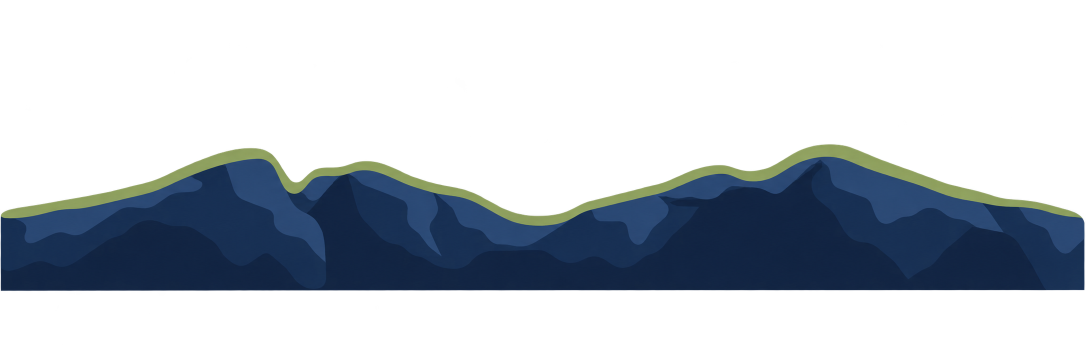
#> input picture art/act4-estuary31-v1/terrain-source.png, 2171 x 724 px (shown at 1/2 size)
$ python character-scale-balance.py --source ../../art/act4-estuary31-v1/terrain-source.png --output out.png
#> lines starting #> are read from the running program, lines starting #| are printed output that depends on the picture; after the words box and inside, x2 and y2 are one past the last pixel; in counts of white or black regions, pixels touching at a corner belong together; pictures that were not available may be replaced by others from this repository, and a replacement may not be noted
from PIL import Image
import numpy as np
from scipy.ndimage import gaussian_filter
from pathlib import Path
import argparse
parser=argparse.ArgumentParser()
parser.add_argument('--source',type=Path,required=True)
parser.add_argument('--output',type=Path,required=True)
args=parser.parse_args()
p=args.output
p.mkdir(parents=True,exist_ok=True)
a=np.asarray(Image.open(args.source).convert('RGBA'))
#> a is the input picture: shape (724, 2171, 4); mean R, G, B, A 11.1, 18.2, 25.4, 76.5
b=np.asarray(Image.open(p/'mild.png').convert('RGBA'))
s=np.asarray(Image.open(p/'strong.png').convert('RGBA'))
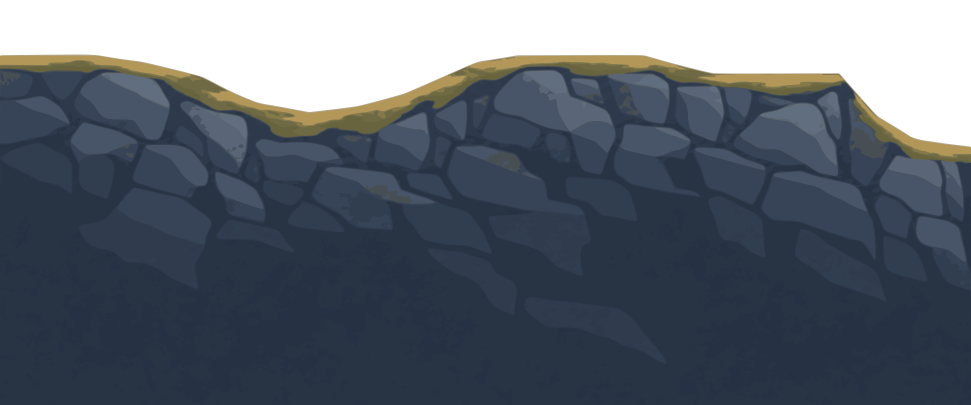
#> input picture art/stage31-vector-production/body-small-raw.png, 1942 x 809 px, given in place of strong.png, which was not available (shown at 1/2 size)
#> s is the input picture: shape (809, 1942, 4); mean R, G, B, A 92.9, 101, 112, 204.5
f=a[:,:,:3].astype(float)/255
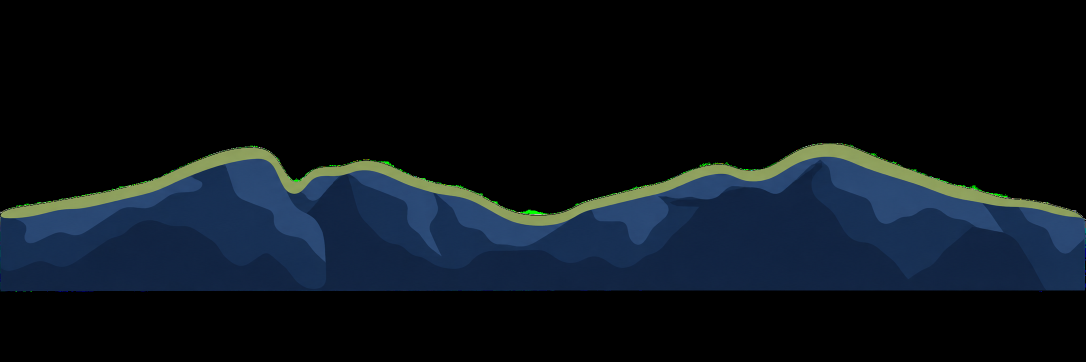
#> f: shape (724, 2171, 3) float64 (shown at 1/2 size); mean R, G, B 0.0436, 0.0712, 0.0997
# Conservative material-color proxy, not semantic segmentation.
hsv=np.asarray(Image.fromarray(a[:,:,:3]).convert('HSV')).astype(float)
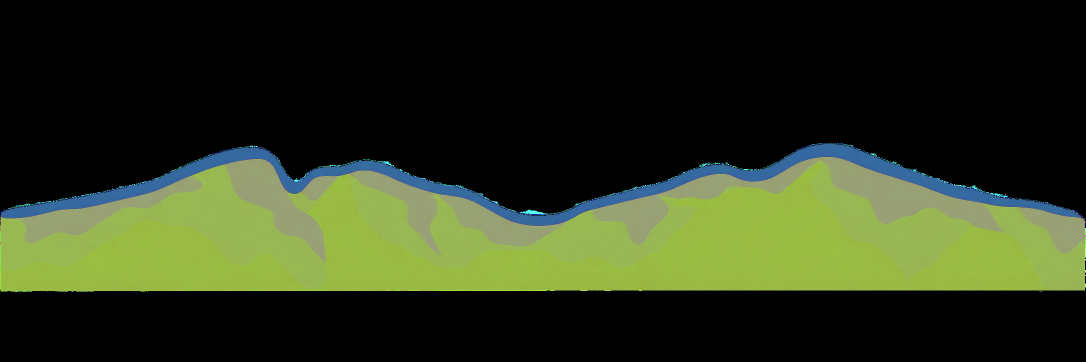
#> hsv: shape (724, 2171, 3) float64 (shown at 1/2 size); mean R, G, B 43.8, 53, 27.7
fol=(hsv[:,:,0]>38)&(hsv[:,:,0]<105)&(hsv[:,:,1]>38)
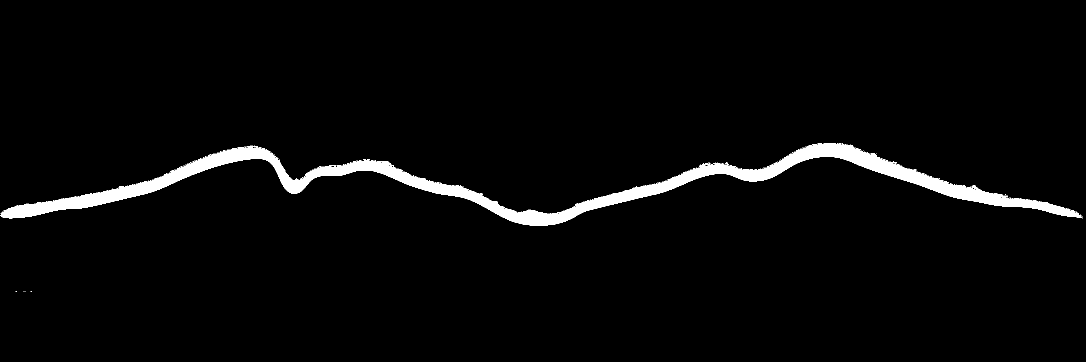
#> fol: shape (724, 2171) bool (shown at 1/2 size); 3.1% white; 117 white regions (113 under 20 px), largest, box (x1, y1, x2, y2) and area: (1, 288, 2165, 451) 48978, (493, 291, 517, 295) 44, (649, 330, 673, 333) 39, (1647, 286, 1672, 287) 25
fol=gaussian_filter(fol.astype(float),3)
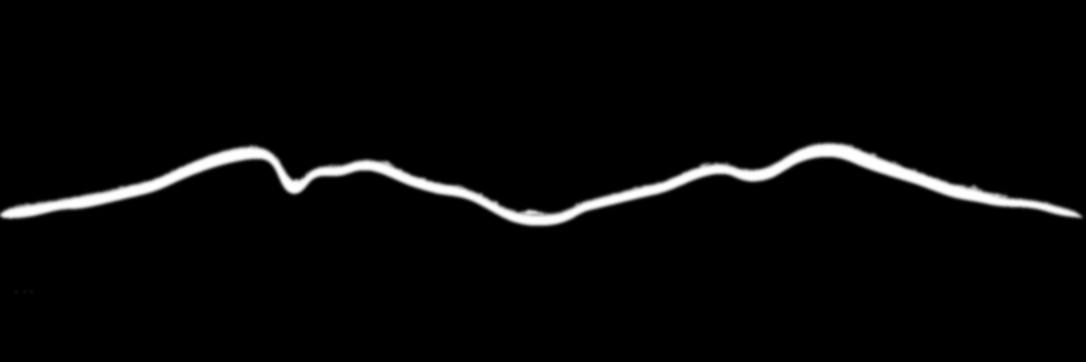
#> fol: shape (724, 2171) float64 (shown at 1/2 size); min 0, max 1, mean 0.0314
#> (the run stopped early here; a loop or call above may not have finished)
